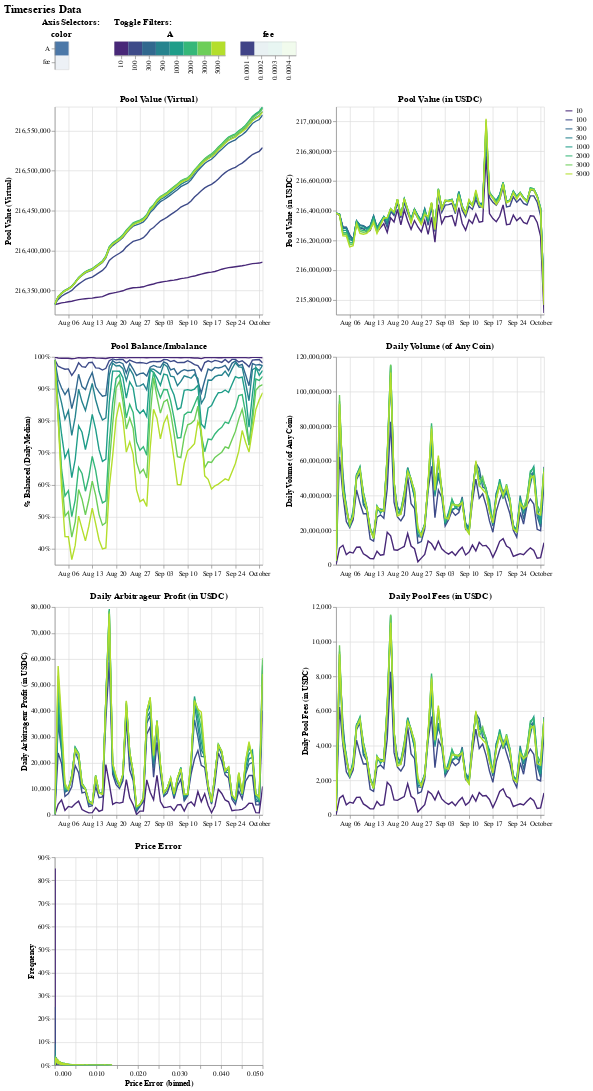

Source (notebook cell):
### Markdown cell above
And now, we plot the remaining "data" section:

### Code cell
res.plot(summary=False, data=True, save_as=None)

### Figure 1 — Vega-Lite specification as saved in the notebook (floating-point values rounded to 4 significant figures; data arrays with more than 128 entries replaced by an {"elided": "..."} marker saying what was removed)
{"config": {"view": {"continuousWidth": 300, "continuousHeight": 300}}, "vconcat": [{"hconcat": [{"concat": [{"mark": {"type": "rect"}, "encoding": {"color": {"legend": null, "scale": {"scheme": "viridis"}}, "opacity": {"condition": {"param": "param_14", "value": 1}, "value": 0.1}, "y": {"axis": {"orient": "left"}, "field": "labels", "title": null, "type": "ordinal"}}, "name": "view_14", "title": "color"}], "data": {"name": "data-02ee0ec22ef8ef732099c7bed2835f29"}, "title": "Axis Selectors:"}, {"concat": [{"data": {"name": "data-8ead4fbb0cac6f761e6cb08de96e2e79"}, "mark": {"type": "rect"}, "encoding": {"color": {"field": "labels", "legend": null, "scale": {"scheme": "viridis"}, "type": "ordinal"}, "opacity": {"condition": {"param": "param_15", "value": 1}, "value": 0.1}, "x": {"axis": {"orient": "bottom"}, "field": "labels", "title": null, "type": "ordinal"}}, "name": "view_15", "title": "A"}, {"data": {"name": "data-d562fbabbc8a7419df3510bdb5d22a62"}, "mark": {"type": "rect"}, "encoding": {"color": {"field": "labels", "legend": null, "scale": {"scheme": "viridis"}, "type": "ordinal"}, "opacity": {"condition": {"param": "param_16", "value": 1}, "value": 0.1}, "x": {"axis": {"orient": "bottom"}, "field": "labels", "title": null, "type": "ordinal"}}, "name": "view_16", "title": "fee"}], "resolve": {"scale": {"color": "independent"}}, "title": "Toggle Filters:"}]}, {"concat": [{"mark": {"type": "line"}, "encoding": {"color": {"field": "color", "scale": {"scheme": "viridis"}, "title": null, "type": "ordinal"}, "tooltip": [{"field": "timestamp", "title": "Time", "type": "temporal"}, {"field": "pool_value_virtual", "title": "Pool Value (Virtual)", "type": "quantitative"}, {"field": "A", "type": "quantitative"}, {"field": "fee", "type": "quantitative"}], "x": {"field": "timestamp", "title": null, "type": "temporal"}, "y": {"field": "pool_value_virtual", "scale": {"zero": false}, "title": "Pool Value (Virtual)", "type": "quantitative"}}, "name": "view_17", "title": "Pool Value (Virtual)", "transform": [{"calculate": "datum[param_14.color]", "as": "color"}, {"filter": {"param": "param_15"}}, {"filter": {"param": "param_16"}}]}, {"mark": {"type": "line"}, "encoding": {"color": {"field": "color", "scale": {"scheme": "viridis"}, "title": null, "type": "ordinal"}, "tooltip": [{"field": "timestamp", "title": "Time", "type": "temporal"}, {"field": "pool_value", "title": "Pool Value (in USDC)", "type": "quantitative"}, {"field": "A", "type": "quantitative"}, {"field": "fee", "type": "quantitative"}], "x": {"field": "timestamp", "title": null, "type": "temporal"}, "y": {"field": "pool_value", "scale": {"zero": false}, "title": "Pool Value (in USDC)", "type": "quantitative"}}, "name": "view_18", "title": "Pool Value (in USDC)", "transform": [{"calculate": "datum[param_14.color]", "as": "color"}, {"filter": {"param": "param_15"}}, {"filter": {"param": "param_16"}}]}, {"mark": {"type": "line"}, "encoding": {"color": {"field": "color", "scale": {"scheme": "viridis"}, "title": null, "type": "ordinal"}, "tooltip": [{"field": "timestamp", "title": "Time", "type": "temporal"}, {"field": "pool_balance", "title": "% Balanced (Daily Median)", "type": "quantitative"}, {"field": "A", "type": "quantitative"}, {"field": "fee", "type": "quantitative"}], "x": {"field": "timestamp", "title": null, "type": "temporal"}, "y": {"axis": {"format": "%"}, "field": "pool_balance", "scale": {"zero": false}, "title": "% Balanced (Daily Median)", "type": "quantitative"}}, "name": "view_19", "title": "Pool Balance/Imbalance", "transform": [{"calculate": "datum[param_14.color]", "as": "color"}, {"filter": {"param": "param_15"}}, {"filter": {"param": "param_16"}}]}, {"mark": {"type": "line"}, "encoding": {"color": {"field": "color", "scale": {"scheme": "viridis"}, "title": null, "type": "ordinal"}, "tooltip": [{"field": "timestamp", "title": "Time", "type": "temporal"}, {"field": "pool_volume", "title": "Daily Volume (of Any Coin)", "type": "quantitative"}, {"field": "A", "type": "quantitative"}, {"field": "fee", "type": "quantitative"}], "x": {"field": "timestamp", "title": null, "type": "temporal"}, "y": {"field": "pool_volume", "scale": {"zero": false}, "title": "Daily Volume (of Any Coin)", "type": "quantitative"}}, "name": "view_20", "title": "Daily Volume (of Any Coin)", "transform": [{"calculate": "datum[param_14.color]", "as": "color"}, {"filter": {"param": "param_15"}}, {"filter": {"param": "param_16"}}]}, {"mark": {"type": "line"}, "encoding": {"color": {"field": "color", "scale": {"scheme": "viridis"}, "title": null, "type": "ordinal"}, "tooltip": [{"field": "timestamp", "title": "Time", "type": "temporal"}, {"field": "arb_profit", "title": "Daily Arbitrageur Profit (in USDC)", "type": "quantitative"}, {"field": "A", "type": "quantitative"}, {"field": "fee", "type": "quantitative"}], "x": {"field": "timestamp", "title": null, "type": "temporal"}, "y": {"field": "arb_profit", "scale": {"zero": false}, "title": "Daily Arbitrageur Profit (in USDC)", "type": "quantitative"}}, "name": "view_21", "title": "Daily Arbitrageur Profit (in USDC)", "transform": [{"calculate": "datum[param_14.color]", "as": "color"}, {"filter": {"param": "param_15"}}, {"filter": {"param": "param_16"}}]}, {"mark": {"type": "line"}, "encoding": {"color": {"field": "color", "scale": {"scheme": "viridis"}, "title": null, "type": "ordinal"}, "tooltip": [{"field": "timestamp", "title": "Time", "type": "temporal"}, {"field": "pool_fees", "title": "Daily Pool Fees (in USDC)", "type": "quantitative"}, {"field": "A", "type": "quantitative"}, {"field": "fee", "type": "quantitative"}], "x": {"field": "timestamp", "title": null, "type": "temporal"}, "y": {"field": "pool_fees", "scale": {"zero": false}, "title": "Daily Pool Fees (in USDC)", "type": "quantitative"}}, "name": "view_22", "title": "Daily Pool Fees (in USDC)", "transform": [{"calculate": "datum[param_14.color]", "as": "color"}, {"filter": {"param": "param_15"}}, {"filter": {"param": "param_16"}}]}, {"data": {"name": "data-b23a3c5b8305d9d750a66e3155c5ec94"}, "mark": {"type": "line", "interpolate": "step-before"}, "encoding": {"color": {"field": "color", "scale": {"scheme": "viridis"}, "title": null, "type": "ordinal"}, "tooltip": [{"field": "frequency", "title": "Frequency", "type": "quantitative"}, {"field": "A", "type": "quantitative"}, {"field": "fee", "type": "quantitative"}], "x": {"field": "price_error", "scale": {"clamp": true, "domain": [0, 0.05]}, "title": "Price Error (binned)", "type": "quantitative"}, "y": {"axis": {"format": "%"}, "field": "frequency", "scale": {"zero": true}, "title": "Frequency", "type": "quantitative"}}, "name": "view_23", "title": "Price Error", "transform": [{"calculate": "datum[param_14.color]", "as": "color"}, {"filter": {"param": "param_15"}}, {"filter": {"param": "param_16"}}]}], "columns": 2, "data": {"name": "data-7e665ae1512a833f0c3b7b003c441519"}}], "params": [{"name": "param_14", "select": {"type": "point", "clear": false, "fields": ["color"], "toggle": false}, "value": [{"color": "A"}], "views": ["view_14"]}, {"name": "param_15", "select": {"type": "point", "clear": false, "fields": ["A"], "toggle": "true"}, "value": [{"A": 10.0}, {"A": 100.0}, {"A": 300.0}, {"A": 500.0}, {"A": 1000.0}, {"A": 2000.0}, {"A": 3000.0}, {"A": 5000.0}], "views": ["view_15"]}, {"name": "param_16", "select": {"type": "point", "clear": false, "fields": ["fee"], "toggle": "true"}, "value": [{"fee": 0.0001}], "views": ["view_16"]}, {"name": "param_17", "select": {"type": "interval", "encodings": ["x", "y"]}, "bind": "scales", "views": ["view_17"]}, {"name": "param_18", "select": {"type": "interval", "encodings": ["x", "y"]}, "bind": "scales", "views": ["view_18"]}, {"name": "param_19", "select": {"type": "interval", "encodings": ["x", "y"]}, "bind": "scales", "views": ["view_19"]}, {"name": "param_20", "select": {"type": "interval", "encodings": ["x", "y"]}, "bind": "scales", "views": ["view_20"]}, {"name": "param_21", "select": {"type": "interval", "encodings": ["x", "y"]}, "bind": "scales", "views": ["view_21"]}, {"name": "param_22", "select": {"type": "interval", "encodings": ["x", "y"]}, "bind": "scales", "views": ["view_22"]}, {"name": "param_23", "select": {"type": "interval", "encodings": ["x", "y"]}, "bind": "scales", "views": ["view_23"]}], "resolve": {"scale": {"color": "independent"}}, "title": {"text": "Timeseries Data", "fontSize": 16}, "$schema": "https://vega.github.io/schema/vega-lite/v5.14.1.json", "datasets": {"data-02ee0ec22ef8ef732099c7bed2835f29": [{"color": "A", "labels": "A"}, {"color": "fee", "labels": "fee"}], "data-8ead4fbb0cac6f761e6cb08de96e2e79": [{"A": 10, "labels": 10}, {"A": 100, "labels": 100}, {"A": 300, "labels": 300}, {"A": 500, "labels": 500}, {"A": 1000, "labels": 1000}, {"A": 2000, "labels": 2000}, {"A": 3000, "labels": 3000}, {"A": 5000, "labels": 5000}], "data-d562fbabbc8a7419df3510bdb5d22a62": [{"fee": 0.0001, "labels": 0.0001}, {"fee": 0.0002, "labels": 0.0002}, {"fee": 0.0003, "labels": 0.0003}, {"fee": 0.0004, "labels": 0.0004}], "data-7e665ae1512a833f0c3b7b003c441519": {"elided": "1984 records"}, "data-b23a3c5b8305d9d750a66e3155c5ec94": {"elided": "16032 records"}}}
